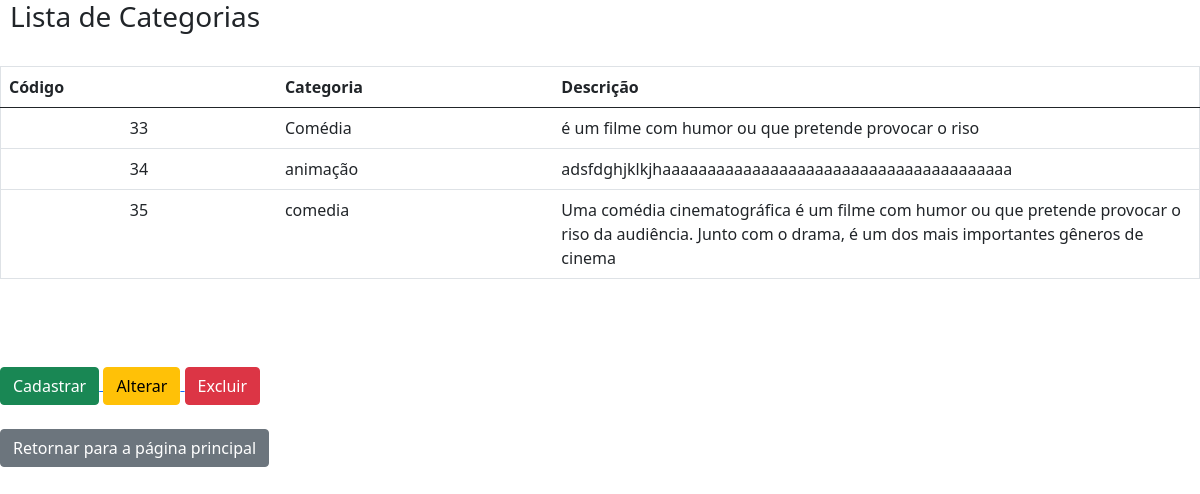
/view/listacategoria.php, run on the app's committed database.
### tables this page shows
CREATE TABLE `categoria` (
  `codigo` smallint(6) NOT NULL,
  `nome` varchar(5000) NOT NULL,
  `descricao` varchar(500) NOT NULL
);

### model/FabricaConexao.php (called while the page is built)
<?php
class FabricaConexao extends PDO {
  private $dbn = "mysql:host=localhost;port=3306;dbname=bancoteste";
  private $usr = "root";
  private $pwd = "";
  public $handle = null;
  function __construct() {
    try {
      if($this->handle == null) {
        $dbh = parent::__construct($this->dbn, $this->usr ,$this->pwd);
        $this->handle = $dbh;
        return $this->handle;
      }
    }
    catch(PDOException $e) {
      echo "Conexão falhou. Erro: " . $e->getMessage() . "\n";
      return false;
    }
  }
  function __destruct() {
    $this->handle = NULL;
  }
}
?>

### model/categoriaDAO.php (called while the page is built, shortened)
<?php
class categoriaDAO {
  public $p = null;
  public function __construct() {
    $this->p = new FabricaConexao();
    $this->p->exec("set names utf8");
  }
  public function Consultar($op, $param=null) {
    try {
      $items = array();
      switch($op) {
        case 1:
          $sql = "SELECT codigo, nome, descricao
          FROM `categoria`";
          break;
      }
      $stmt = $this->p->query($sql);
      while($registro = $stmt->fetch(PDO::FETCH_ASSOC, PDO::FETCH_ORI_NEXT)) {
        $p = new categoria();
        if(isset($registro["codigo"]))
          $p->codigo = $registro["codigo"];
        if(isset($registro["nome"]))
          $p->nome = $registro["nome"];
        if(isset($registro["descricao"]))
          $p->descricao = $registro["descricao"];
        if($op == 1) {
          if(isset($registro["nome"]))
            $p->codpessoa = $registro["nome"];
        }
        $items[] = $p;
      }
      return $items;
    }
    catch(PDOException $e) {
      echo "Erro: ". $e->getMessage();
    }
  }
}
?>

### model/categoria.php (called while the page is built, shortened)
<?php
class categoria {
  public function __get($propriedade) {
    return $this->$propriedade;
  }
}
?>

### controller/categoriaController.php (the view, shortened to what this page needs)
<?php
require_once("../model/FabricaConexao.php");
require_once("../model/categoria.php");
require_once("../model/categoriaDAO.php");
class categoriaController {
  public function controlaConsulta($op) {
    $DAO = new categoriaDAO();
    $lista = array();
    $numCol = 3;
    switch($op) {
      case 1:
        $lista = $DAO->Consultar(1);
        break;
    }
    if(count($lista) > 0) {
      for($i = 0; $i < count($lista); $i++) {
        $codigo = $lista[$i]->codigo;
        $nome = $lista[$i]->nome;
        $descricao  = $lista[$i]->descricao;
        echo "<tr>";
        if($codigo)
          echo "<td style=\"text-align: center;\">$codigo</td>";
        if($descricao)
          echo "<td style=\"text-align: left;\">$descricao</td>";
          if($nome)
          echo "<td style=\"text-align: left;\">$nome</td>";
        echo "</tr>";
      }
    } else{
      echo "<tr>";
      echo "<td colspan=\"$numCol\">Nenhum registro encontrado!</td>";
      echo "</tr>";
    }
  }
}
?>

### view/listacategoria.php (style rules this page uses)
table, td, th { padding: 20px; border: 1px solid black; height: auto; width: 200px; }

### data on the page
categoria: codigo "33", descricao "Comédia", nome "é um filme com humor ou que pretende provocar o riso"
categoria: codigo "34", descricao "animação", nome "adsfdghjklkjhaaaaaaaaaaaaaaaaaaaaaaaaaaaaaaaaaaaaaaa"
categoria: codigo "35", descricao "comedia", nome "Uma comédia cinematográfica é um filme com humor ou que pretende provocar o riso da audiência. Junto com o drama, é um dos mais importantes gêneros de cinema"
